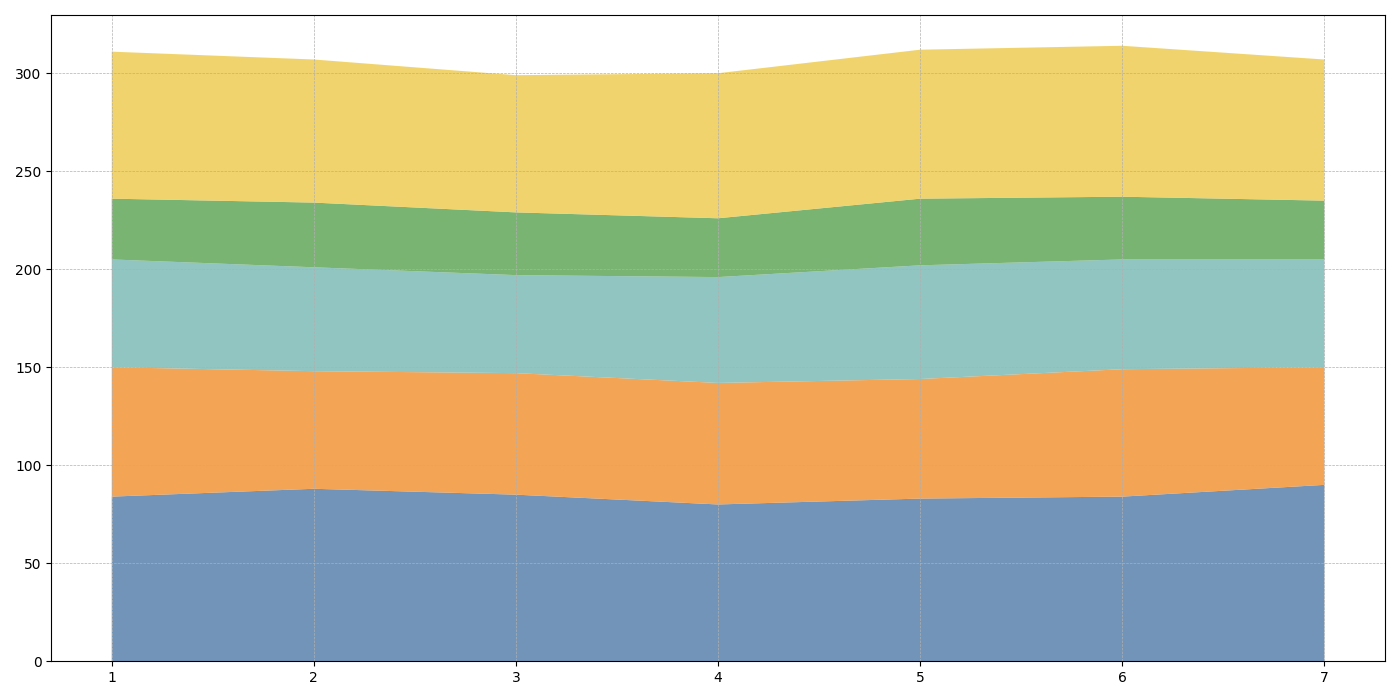

The script that drew this image:
import matplotlib.pyplot as plt
import numpy as np

departments = ['Software Development', 'Marketing', 'Sales', 'Human Resources', 'Customer Support']
days = np.arange(1, 8)

# Randomly altered (manually change the data within the same dimension)
software_dev = np.array([84, 88, 85, 80, 83, 84, 90]) # original: [80, 85, 83, 90, 88, 85, 84]
marketing = np.array([66, 60, 62, 62, 61, 65, 60])    # original: [60, 62, 61, 65, 66, 62, 60]
sales = np.array([55, 53, 50, 54, 58, 56, 55])         # original: [50, 55, 53, 58, 56, 54, 55]
hr = np.array([31, 33, 32, 30, 34, 32, 30])             # original: [30, 32, 31, 34, 33, 32, 30]
customer_support = np.array([75, 73, 70, 74, 76, 77, 72]) # original: [70, 72, 75, 77, 76, 74, 73]

data = np.vstack([software_dev, marketing, sales, hr, customer_support])

fig, ax = plt.subplots(figsize=(14, 7))

ax.stackplot(days, data, colors=['#4e79a7', '#f28e2b', '#76b7b2', '#59a14f', '#edc948'], alpha=0.8)
ax.set_xticks(days)
ax.grid(True, linestyle='--', linewidth=0.5)

plt.tight_layout()

plt.show()
